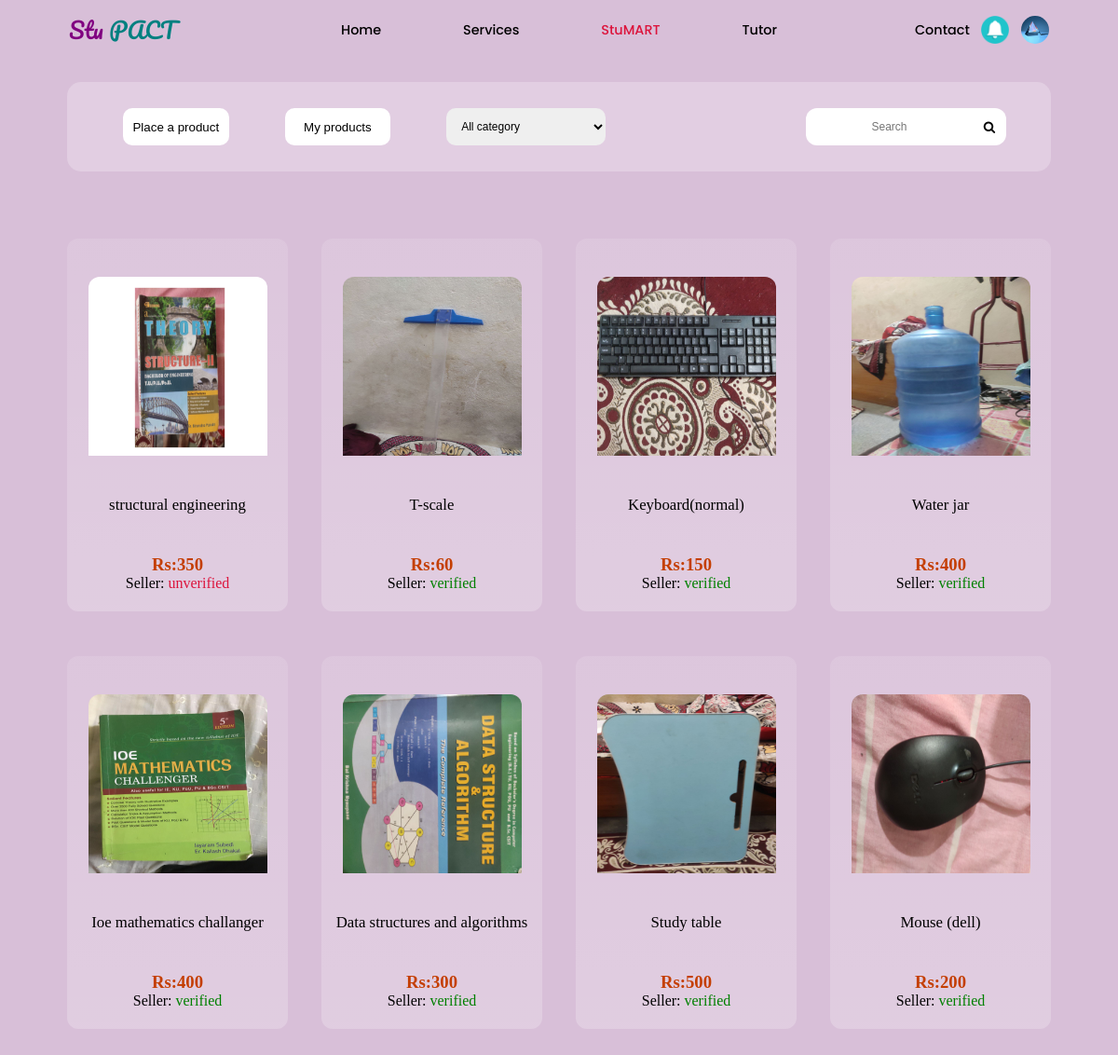
The app's page /stumart (signed in) with its own data.
### dataforstupact/models.py (models this page shows)
class stumartmodel(models.Model):
    id=models.UUIDField(primary_key=True,default=uuid.uuid4)
    title=models.CharField(max_length=30,blank=True)
    username=models.CharField(max_length=30)
    image=models.ImageField(upload_to="stumart/products/",blank=True)
    price=models.IntegerField(default=0)
    details=models.TextField(blank=True)
    category=models.CharField(max_length=30,default="other")
    time=models.DateTimeField(auto_now_add=True,blank=True)
    verify=models.BooleanField(default=False,blank=True)

### stupact/views.py (the view)
# urls.py: path('stumart',views.stumartfunc,name="stumart"),
def stumartfunc(request):
    variable=stumartmodel.objects.all()
    user=mymodel.objects.get(username=request.session["Username"])
    if len(user.phonenumber)<10 or len(user.first_name)<3 or len(user.last_name)<3:
        check=1
    else:
        check=0
    data=list()
    if request.method=="POST":
        value=request.POST.get("search")
        allobj=[i.title for i in variable]
        allobj2=[i for i in allobj if i[0:len(value)]==value]
        variable=[i for i in variable if i.title in allobj2 ]
    for i in variable:
        if i.username!=request.session["Username"] and i.verify == False:
            temp=dict()
            temp["id"]=i.id
            temp["verify"]=mymodel.objects.get(username=i.username).verified
            temp["username"]=i.username
            temp["title"]=i.title
            temp["image"]=i.image
            temp["price"]=i.price
            temp["discription"]=i.details
            temp["time"]=timeagofunc(i.time)
            data.append(temp)
    paginate=Paginator(data,8)
    pageno=request.GET.get("page")
    page=paginate.get_page(pageno)
    data2={
        "itemlist":page,
        "category":"all",
        "check":check,
        "count":range(1,paginate.num_pages+1)
    }
    return render(request,"stumart.html",data2)

### stupact/views.py (called while the page is built)
def timeagofunc(time):
            today = datetime.now(timezone.utc)
            diff=today-time
            diff2=str(diff).split(",")
            if len(diff2)==1:
                diff=str(diff).split(':')
                diff=[i[0:2] for i in diff]
                times=["secs","mins","hrs"]
                ans=""
                try:
                    diff.remove('0')
                    diff.remove('00')
                except:
                    pass
                ans=diff[0]+times[len(diff)-1]
            else:
                ans=diff2[0]
            return(ans)

### templates/stumart.html
{% include 'navbar.html' %}
{% include "stumart/topbar.html" %}
<section class="items">
    {% for i in itemlist %}
    <div  onclick="location.href='{% url "productinfo" i.id %}'" class="singleitem" style="position:relative;">
        <img style="height:16vw;width:16vw;margin-top:2.5vh;border-radius:12px 12px 0px 0px;" src="/media/{{i.image}}">
        <p style="font-family:Patrick Hand;font-size: 1.4vw;font-family:Roboto-Regular;">{{i.title}}</p>
        <div id="details">
        <h3 style="color:rgb(196, 62, 0);">Rs:{{i.price}}</h3>
        <p>Seller:
            {% if i.verify == False %}<span style="color:crimson;">unverified</span>
            {% else %}
            <span style="color:green;">verified</p>
                {% endif %}
        </p>
    </div>
    </div>
    {% endfor %}
</section>
</main>
{% include "stumart/paginate.html" %}
<br><br><br>
</body>
</html>

### templates/navbar.html (shortened to what this page needs)
        {% load static %}
        <!DOCTYPE html>
<html lang="en">
<head>
    <link rel="stylesheet" href="{% static "navbar.css" %}">
    <link rel="stylesheet" href="https://cdnjs.cloudflare.com/ajax/libs/font-awesome/4.7.0/css/font-awesome.min.css">
</head>
<body>
    <header>
        <nav>
            <div id="left">
                <span style="color:purple;">Stu</span>
                <span style="color:teal;">PACT</span>
            </div>
            <div id="center">
                <a  href="{% url 'home' %}" class= {% if request.path == "/home/" %}"activate" {% else %} "normal" {% endif %}>Home</a>
                <a href="{% url 'servicestab' %}" class={% if request.path == "/services/" %}"activate" {% else %} "normal"{% endif %}>Services</a>
                <a href="{% url 'stumart' %}" class={% if request.path == "/stumart" or stucheck == "true" %}"activate" {% else %} "normal"{% endif %}>StuMART</a>
                <a href="{% url 'tutor_intro' %}" class={% if request.path == "/tutor/" %}"activate" {% else %} "normal"{% endif %}>Tutor</a>
            </div>
            <div id="right">
                <a id="contact">
                    Contact
                </a>
               <button  style="display: flex;justify-content: center;align-items: center;"id="notified" onclick="shownotification()">
                <img style="height:30px;width:30px;" src="/static/icons/notification-bell-5743.png">
            </button>
                <img src={{request.session.image}} style="border-radius:50%;height:30px;width:30px;"
                onclick="location.href='{% url 'userbio' %}'">
            </div>
        </nav>
    </header>

### templates/stumart/topbar.html (shortened to what this page needs)
<link rel="stylesheet" href="https://cdnjs.cloudflare.com/ajax/libs/font-awesome/4.7.0/css/font-awesome.min.css">
<link rel="stylesheet" href="/static/stumart.css">
<link rel="stylesheet" href="/static/pagination.css">
    <main>
<section class="topbar">
    <button class= {% if request.path == "/stumart/placeproduct" %}"activated_button" {% else %} "normal_button" {% endif %}
    {% if check == 0 %} onclick="location.href='{% url 'productmenu' tabvalue='placeproduct' %}'"
    {% else %} onclick="showdialogbox()" {% endif %}>Place a product</button>
    <button class= {% if request.path == "/stumart/myproducts" %}"activated_button" {% else %} "normal_button" {% endif %} onclick="location.href='{% url 'productmenu' tabvalue='myproducts' %}'">My products</button>
        <select name="category" id="category" onchange="redirectthis()">
            <option value="all" >All category</option>
        </select>
        <form method="post">
        <input type="text"  name="search" placeholder="Search">
        <button type="submit"><i class="fa fa-search"></i></button>
    </form>
</section>

### templates/stumart/paginate.html (shortened to what this page needs)
<div class="center">
  </div>

### static/navbar.css (style rules this page uses)
* { margin: 0px; padding: 0px; }
:root { --font:'Patrick Hand'; }
body { background-color: thistle; }
nav { height: 8vh; display: flex; justify-content: space-around; align-items: center; }
#left { font-family: 'Pacifico', cursive; width: 12%; font-size: 2vw; }
#center { font-family: 'Poppins', sans-serif; font-size: 1vw; display: flex; justify-content: space-between; align-items: center; width: 39%; }
a { position: relative; color: black; text-decoration: none; display: inline-flex; font-weight: 500; font-size: 1.2vw; }
#right { font-family: 'Poppins', sans-serif; font-size: 1vw; width: 12%; display: flex; justify-content: space-between; align-items: center; height: 50%; }
a::after { content: ''; position: absolute; background-color:black; height: 15%; width: 0%; left: 0%; bottom: -25%; transition: 0.3s; }
.activate { color: crimson; }
#notified { position: relative; border: 0px; border-radius: 50%; background-color: thistle; }

### static/stumart.css (style rules this page uses)
* { margin: 0px; padding: 0px; }
:root { --font: 'Patrick Hand'; }
body { overflow: overlay ; }
.topbar { background-color: rgba(255, 255, 255, 0.24); display: flex; align-items: center; margin-top: 3vh; border-radius: 15px; height: 12vh; width: 88vw; margin-left: 6vw; }
.topbar>button ,.topbar >select { height: 5vh; width: 10vw; border-radius: 10px; border: 0px; margin-left: 5vw; }
.topbar>select { width: 15vw; margin-bottom: 2vh; font-size: 1vw; }
form { width: 43%; display: flex; justify-content: flex-end; margin-right: 4vw; align-items: center; }
.topbar input[type=text] { padding: 0.6vh 1vw 0.6vh 1vw; font-size: 1vw; height: 5vh; box-sizing: border-box; border-bottom-left-radius: 12px; border-top-left-radius: 12px; border: 0px; }
.topbar input[type=text]::placeholder { text-align: center; }
.topbar button[type=submit] { height: 5vh; width: 3vw; background-color: white; border: transparent; border-bottom-right-radius: 12px; border-top-right-radius: 12px; background-color: white; }
.items { position: relative; left: 3vw; width: 94vw; top: 3vh; bottom: 3vh; display: flex; flex-wrap: wrap; justify-content: flex-start; }
.items>div { box-sizing: border-box; display: flex; flex-direction: column; height: 50vh; width: 19.75vw; background-image: linear-gradient(to bottom,rgba(255, 255, 255, 0.116),rgba(255, 255, 255, 0.219)); border-radius: 12px; margin-left: 3vw; margin-top: 6vh; }
.singleitem, #details { display: flex; align-items:baseline; flex-direction: column; justify-content: space-around; align-items: center; }
.right-part form input[type=text], select { padding-left: 1vw; border-radius: 12px; height: 8vh; width: 28vw; border: 0px; font-size: large; margin-top: 2vh; margin-left: 10vw; }
.normal_button { background-color: white; color: black; }

### static/pagination.css (style rules this page uses)
.center { text-align: center; }

### records on screen
stumartmodel: image (picture), title "structural engineering"
stumartmodel: image (picture), title "T-scale"
stumartmodel: image (picture), title "Keyboard(normal)"
stumartmodel: image (picture), title "Water jar"
stumartmodel: image (picture), title "Ioe mathematics challanger"
stumartmodel: image (picture), title "Data structures and algorithms"
stumartmodel: image (picture), title "Study table"
stumartmodel: image (picture), title "Mouse (dell)"

### other values on screen
{{ i.price }} "350" "60" "150" "400" "400" "300" "500" "200"
